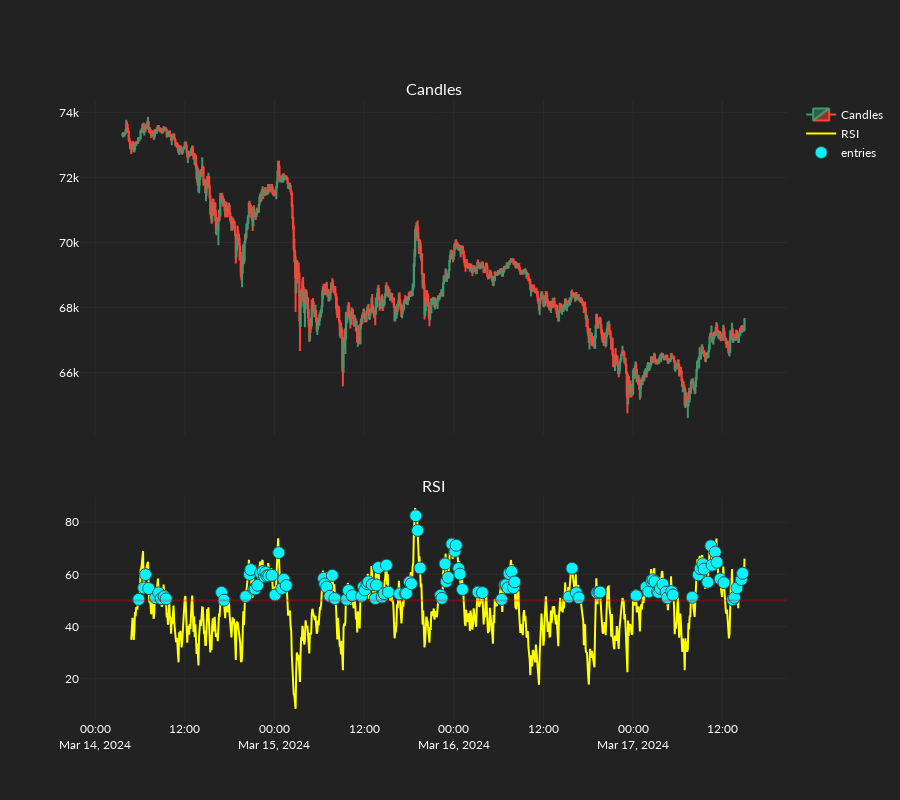
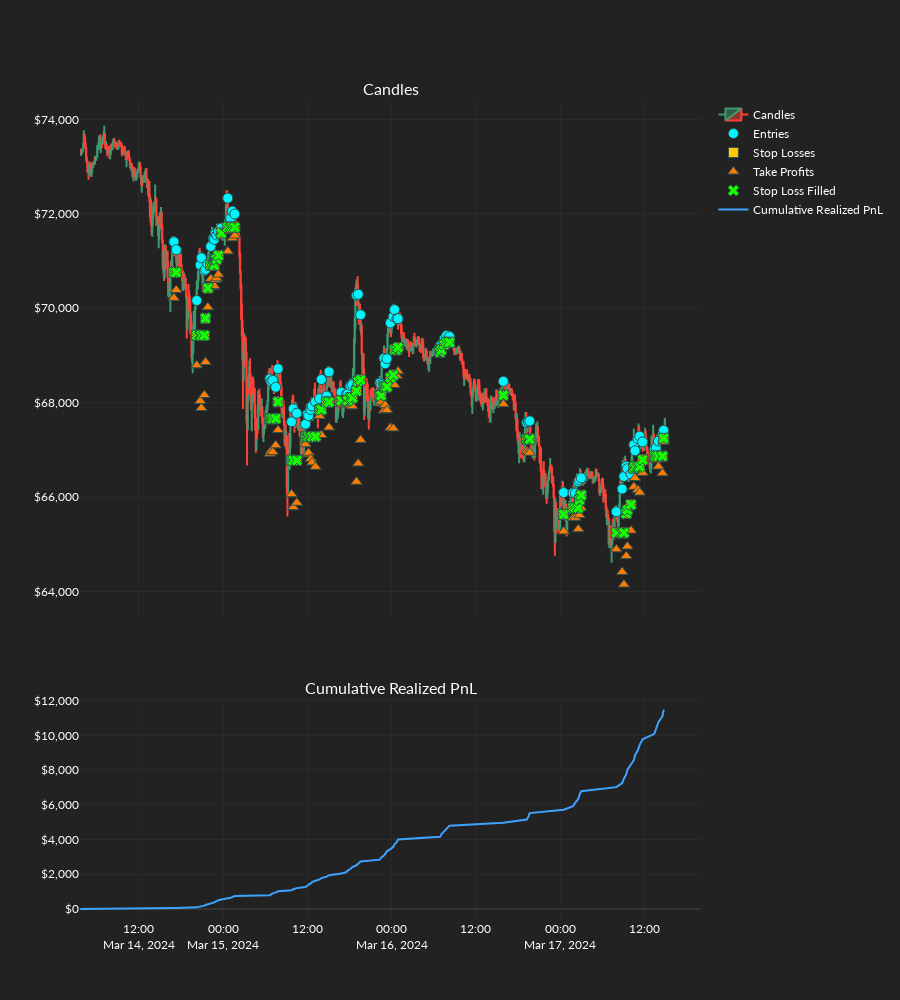

The notebook cell these images were saved under, in order:
### Code cell
order_records_df = or_backtest(
    backtest_settings=backtest_settings,
    candles=candles,
    dos_arrays=dos_arrays,
    exchange_settings=exchange_settings,
    static_os=static_os,
    strategy=short_strat,
    dos_index=4,
    ind_set_index=0,
    plot_results=True,
    logger_bool=True,
)
